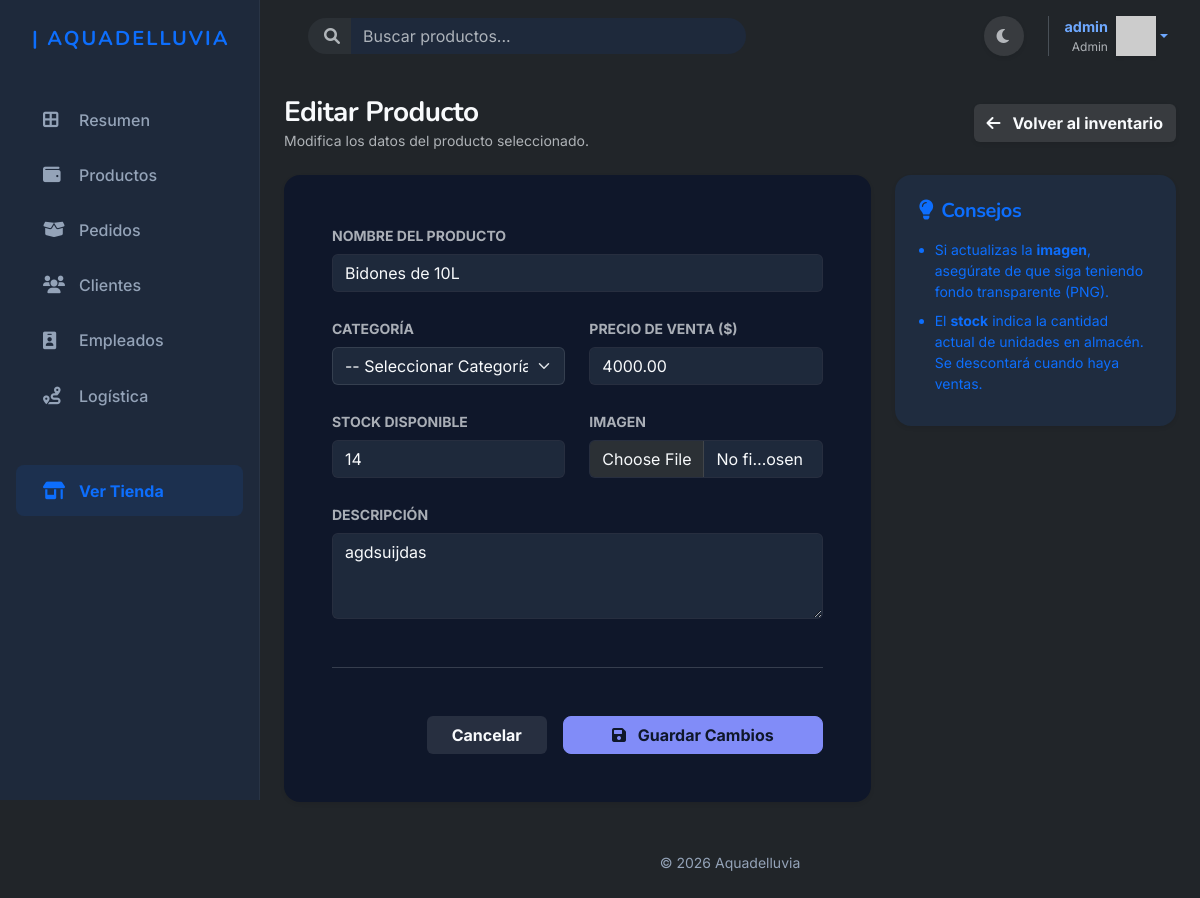
The app's page /productos/editar/2 (signed in) with its own data.
### apps/autenticacion/models.py (models this page shows, shortened)
class Usuario(AbstractUser):
    imagen_perfil = models.ImageField(upload_to='perfiles/', null=True, blank=True,default='usuarios/default.jpg')
    email = models.EmailField(unique=True)
    celular1 = models.CharField(max_length=20, null=True, blank=True)
    celular2 = models.CharField(max_length=20, null=True, blank=True)

### apps/productos/models.py (models this page shows, shortened)
class Producto(models.Model):
    id_producto = models.AutoField(primary_key=True)
    nombre = models.CharField(max_length=150)
    descripcion = models.TextField()
    categoria= models.ManyToManyField(Categoria)
    precio = models.DecimalField(max_digits=10, decimal_places=2)
    stock = models.IntegerField()
    fecha_creacion = models.DateTimeField(auto_now_add=True)
    fecha_actualizacion = models.DateTimeField(auto_now=True)
    imagen = models.ImageField(upload_to='productos/', null=True, blank=True)

### apps/productos/views.py (the view)
# urls.py: path('editar/<int:pk>', editar_producto, name='editar_producto'),
@user_passes_test(es_vendedor_o_admin)
def editar_producto(request, pk):
    producto = get_object_or_404(Producto, id_producto=pk)
    if request.method == 'POST':
        form = ProductoForm(request.POST, request.FILES, instance=producto)
        if form.is_valid():
            form.save()
            return redirect('apps.productos:listar_productos_admin')
    else:
        form = ProductoForm(instance=producto)
    return render(request, 'productos/editar_producto.html', {'form': form, 'producto': producto})

### apps/autenticacion/templatetags/grupos.py (called while the page is built)
@register.filter(name='has_group')
def has_group(user, group_name):
    return user.groups.filter(name=group_name).exists()

### apps/carrito/context_processors.py (called while the page is built)
def carrito_total(request):
    total_items = 0
    if request.user.is_authenticated:
        carrito = Carrito.objects.filter(usuario=request.user).first()
        if carrito:
            total_items = carrito.total_items()
    return {'carrito_total_items': total_items}

### apps/carrito/models.py (called while the page is built)
    def total_items(self):
        return sum(item.cantidad for item in self.items.all())

### apps/productos/models.py (called while the page is built)
    def __str__(self):
        return self.nombre

### apps/productos/views.py (called while the page is built)
def es_vendedor_o_admin(user):
    return user.is_superuser or user.groups.filter(name='Vendedor').exists()

### templates/productos/editar_producto.html (shortened to what this page needs)
{% extends 'base_dashboard.html' %}
{% block content %}
<div class="container-fluid px-0">
    <div class="d-flex justify-content-between align-items-center mb-4">
        <div>
            <h1 class="h3 fw-bold mb-0 text-main">Editar Producto</h1>
            <p class="text-muted small mb-0">Modifica los datos del producto seleccionado.</p>
        </div>
        <a href="{% url 'apps.productos:listar_productos_admin' %}" class="btn btn-light shadow-sm fw-bold">
            <i class="fa-solid fa-arrow-left me-2"></i> Volver al inventario
        </a>
    </div>
    <div class="row">
        <div class="col-lg-8">
            <div class="card shadow-sm border-0 rounded-4 bg-surface">
                <div class="card-body p-4 p-md-5">
                    <form method="post" enctype="multipart/form-data">
                        <div class="row g-4">
                            <div class="col-md-12">
                                <label for="{{ form.nombre.id_for_label }}" class="form-label fw-bold text-muted small text-uppercase">Nombre del Producto</label>
                                {{ form.nombre }}
                            </div>
                            <div class="col-md-6">
                                <label for="{{ form.categoria.id_for_label }}" class="form-label fw-bold text-muted small text-uppercase">Categoría</label>
                                {{ form.categoria }}
                            </div>
                            <div class="col-md-6">
                                <label for="{{ form.precio.id_for_label }}" class="form-label fw-bold text-muted small text-uppercase">Precio de Venta ($)</label>
                                {{ form.precio }}
                            </div>
                            <div class="col-md-6">
                                <label for="{{ form.stock.id_for_label }}" class="form-label fw-bold text-muted small text-uppercase">Stock Disponible</label>
                                {{ form.stock }}
                            </div>
                            <div class="col-md-6">
                                <label for="{{ form.imagen.id_for_label }}" class="form-label fw-bold text-muted small text-uppercase">Imagen</label>
                                {{ form.imagen }}
                            </div>
                            <div class="col-md-12">
                                <label for="{{ form.descripcion.id_for_label }}" class="form-label fw-bold text-muted small text-uppercase">Descripción</label>
                                {{ form.descripcion }}
                            </div>
                        </div>
                        <hr class="my-5 text-muted opacity-25">
                        <div class="d-flex justify-content-end gap-3">
                            <a href="{% url 'apps.productos:listar_productos_admin' %}" class="btn btn-light fw-bold px-4 hover-lift">Cancelar</a>
                            <button type="submit" class="btn btn-primary btn-glow rounded-3 fw-bold px-5">
                                <i class="fa-solid fa-floppy-disk me-2"></i> Guardar Cambios
                            </button>
                        </div>
                    </form>
                </div>
            </div>
        </div>
        <div class="col-lg-4 d-none d-lg-block">
            <div class="card shadow-sm border-0 rounded-4 bg-primary bg-opacity-10 text-primary">
                <div class="card-body p-4">
                    <h5 class="fw-bold mb-3"><i class="fa-solid fa-lightbulb me-2"></i>Consejos</h5>
                    <ul class="mb-0 small ps-3">
                        <li class="mb-2">Si actualizas la <strong>imagen</strong>, asegúrate de que siga teniendo fondo transparente (PNG).</li>
                        <li class="mb-2">El <strong>stock</strong> indica la cantidad actual de unidades en almacén. Se descontará cuando haya ventas.</li>
                    </ul>
                </div>
            </div>
        </div>
    </div>
</div>
{% endblock %}

### templates/base_dashboard.html (shortened to what this page needs)
{% load grupos %}
{% load static %}
<!DOCTYPE html>
<html lang="es" data-bs-theme="dark">
<head>
    <link href="https://cdn.jsdelivr.net/npm/bootstrap@5.3.8/dist/css/bootstrap.min.css" rel="stylesheet">
    <link rel="stylesheet" href="{% static 'style/dashboard.css' %}?v=8">
    <link rel="stylesheet" href="{% static 'style/productos.css' %}?v=6">
    <link rel="stylesheet" href="https://cdnjs.cloudflare.com/ajax/libs/font-awesome/6.0.0/css/all.min.css">
</head>
<body class="bg-body">
    <div id="main-wrapper">
        <aside id="sidebar" class="d-none d-lg-flex flex-column p-3 vh-100 sticky-top">
            <a href="{% url 'inicio' %}" class="navbar-brand d-flex align-items-center mb-4 mt-2 px-3 text-decoration-none">
                <span class="fs-5 fw-bold text-primary tracking-wide text-uppercase" style="letter-spacing: 2px;">| Aquadelluvia</span>
            </a>
            <ul class="nav flex-column mb-auto gap-1 mt-3">
                <li class="nav-item">
                    <a href="{% url 'dashboard' %}" class="sidebar-link {% if request.resolver_match.view_name == 'dashboard' %}active{% endif %}">
                        <i class="fa-solid fa-border-all"></i> Resumen
                    </a>
                </li>
                <li class="nav-item">
                    <a href="{% url 'apps.productos:listar_productos_admin' %}" class="sidebar-link {% if request.resolver_match.view_name == 'apps.productos:listar_productos_admin' %}active{% endif %}">
                        <i class="fa-solid fa-wallet"></i> Productos
                    </a>
                </li>
                {% if user.is_superuser or user|has_group:"Vendedor" %}
                <li class="nav-item">
                    <a href="{% url 'apps.pedidos:listar_pedidos' %}" class="sidebar-link {% if 'pedidos' in request.resolver_match.view_name %}active{% endif %}">
                        <i class="fa-solid fa-box-open"></i> Pedidos
                    </a>
                </li>
                <li class="nav-item">
                    <a href="{% url 'apps.clientes:listar_clientes' %}" class="sidebar-link {% if 'clientes' in request.resolver_match.view_name %}active{% endif %}">
                        <i class="fa-solid fa-users"></i> Clientes
                    </a>
                </li>
                <li class="nav-item">
                    <a href="{% url 'apps.empleados:listar_empleados' %}" class="sidebar-link {% if 'empleados' in request.resolver_match.view_name %}active{% endif %}">
                        <i class="fa-solid fa-id-badge"></i> Empleados
                    </a>
                </li>
                {% endif %}
                {% if user.is_superuser or user|has_group:"Vendedor" or user|has_group:"Repartidor" %}
                <li class="nav-item">
                    <a href="{% url 'apps.logistica:listar_rutas' %}" class="sidebar-link {% if 'logistica' in request.resolver_match.view_name %}active{% endif %}">
                        <i class="fa-solid fa-route"></i> Logística
                    </a>
                </li>
                {% endif %}
                <li class="nav-item mt-auto pt-3">
                    <a href="{% url 'inicio' %}" class="sidebar-link text-primary fw-bold bg-primary bg-opacity-10 mt-4 rounded-3" target="_blank">
                        <i class="fa-solid fa-shop"></i> Ver Tienda
                    </a>
                </li>
            </ul>
        </aside>
        <div id="page-content-wrapper">
            <header class="top-header">
                <form class="d-flex me-auto ms-3 d-none d-md-flex w-50" role="search" action="{% url 'apps.buscador:buscar_productos' %}" method="get">
                    <div class="input-group">
                        <span class="input-group-text bg-surface border-0 rounded-start-pill ps-3 text-muted"><i class="fa-solid fa-search"></i></span>
                        <input class="form-control bg-surface border-0 rounded-end-pill shadow-none" type="search" name="q" placeholder="Buscar productos..." aria-label="Buscar" value="{{ query}}">
                    </div>
                </form>
                <div class="d-flex align-items-center gap-3">
                    <button class="toggle-theme-btn btn btn-light rounded-circle border-0 shadow-sm text-muted" style="width: 40px; height: 40px;">
                        <i class="fa-solid fa-moon"></i>
                    </button>
                    <div class="ms-2 ps-3 border-start border-light-subtle d-flex align-items-center">
                        {% if user.is_authenticated %}
                            <div class="dropdown">
                                <a href="#" class="d-flex align-items-center text-decoration-none dropdown-toggle" id="dropdownUser" data-bs-toggle="dropdown" aria-expanded="false">
                                    <div class="text-end me-2 d-none d-md-block">
                                        <div class="fw-bold text-main" style="font-size: 0.9rem;">{{ user.username }}</div>
                                        <div class="text-muted" style="font-size: 0.75rem;">{% if user.is_superuser %}Admin{% else %}Usuario{% endif %}</div>
                                    </div>
                                    <img src="https://ui-avatars.com/api/?name={{ user.username }}&background=6466f1&color=fff&rounded=true" alt="" width="40" height="40" class="shadow-sm">
                                </a>
                            </div>
                        {% else %}
                            <a class="btn btn-outline-primary rounded-pill btn-sm fw-bold px-3" href="{% url 'apps.autenticacion:ingresar' %}">Ingresar</a>
                        {% endif %}
                    </div>
                </div>
            </header>
            <main class="container-fluid px-4 py-4 flex-grow-1">
                {% block content %}{% endblock %}
            </main>
            <footer class="footer mt-auto py-4 text-center">
                <div class="container-fluid px-4">
                    <span class="small">&copy; 2026 Aquadelluvia</span>
                </div>
            </footer>
        </div>
    </div>
</body>
</html>

### static/style/dashboard.css (style rules this page uses)
:root, [data-bs-theme="light"] { --bg-main: #F8FAFC; --bg-surface: #FFFFFF; --color-primary: #4338ca; --color-secondary: #6366f1; --color-accent: #ea580c; --text-main: #0f172a; --text-muted: #475569; --bs-info: #0284c7; --bs-info-rgb: 2, 132, 199; --bs-warning: #d97706; --bs-warning-rgb: 217, 119, 6; --bs-success: #16a34a; --bs-success-rgb: 22, 163, 74; --bs-danger: #dc2626; --bs-danger-rgb: 220, 38, 38; --sidebar-width: 260px; --sidebar-bg: #FFFFFF; --sidebar-border: #e2e8f0; --font-body: 'Inter', sans-serif; --font-heading: 'Nunito', sans-serif; --bs-body-bg: var(--bg-main); --bs-body-color: var(--text-main); --bs-primary: var(--color-primary); --bs-secondary: var(--color-secondary); }
[data-bs-theme="dark"] { --bg-main: #0F172A; --bg-surface: #1E293B; --color-primary: #818cf8; --color-secondary: #c7d2fe; --color-accent: #fbbf24; --text-main: #f8fafc; --text-muted: #94a3b8; --bs-info: #38bdf8; --bs-info-rgb: 56, 189, 248; --bs-warning: #fbbf24; --bs-warning-rgb: 251, 191, 36; --bs-success: #4ade80; --bs-success-rgb: 74, 222, 128; --bs-danger: #f87171; --bs-danger-rgb: 248, 113, 113; --sidebar-width: 260px; --sidebar-bg: #1E293B; --sidebar-border: rgba(255, 255, 255, 0.05); --bs-body-bg: var(--bg-main); --bs-body-color: var(--text-main); --bs-primary: var(--color-primary); --bs-secondary: var(--color-secondary); --bs-border-color: rgba(255, 255, 255, 0.05); }
body { background-color: var(--bs-body-bg); color: var(--bs-body-color); font-family: var(--font-body); transition: background-color 0.3s ease, color 0.3s ease; }
h1, h2, h3, h4, h5, h6, .navbar-brand { font-family: var(--font-heading); font-weight: 800; letter-spacing: -0.02em; }
h1 { font-size: 2.5rem; color: var(--color-primary); }
.hover-lift { transition: transform 0.3s ease, box-shadow 0.3s ease; }
.btn { transition: all 0.3s ease; }
.btn-glow { position: relative; }
[data-bs-theme="dark"] .btn-primary { background-color: var(--color-primary); border-color: var(--color-primary); color: var(--bg-main); }
[data-bs-theme="dark"] .btn-light { background-color: rgba(255, 255, 255, 0.1); color: var(--text-main); border-color: transparent; }
[data-bs-theme="dark"] .form-control, [data-bs-theme="dark"] .form-select { background-color: var(--bg-surface); border-color: rgba(255, 255, 255, 0.1); color: var(--text-main); }
#main-wrapper { display: flex; min-height: 100vh; }
#sidebar { width: var(--sidebar-width); background-color: var(--sidebar-bg); border-right: 1px solid var(--sidebar-border); flex-shrink: 0; transition: all 0.3s ease; }
#page-content-wrapper { flex-grow: 1; min-width: 0; display: flex; flex-direction: column; }
.sidebar-link { display: flex; align-items: center; padding: 0.85rem 1.5rem; color: var(--text-muted); font-weight: 500; text-decoration: none; transition: all 0.2s ease; border-left: 3px solid transparent; }
.sidebar-link i { width: 24px; margin-right: 12px; font-size: 1.1rem; }
.top-header { background-color: transparent; padding: 1rem 2rem; display: flex; justify-content: flex-end; align-items: center; }
.footer { background-color: transparent !important; border-top: none !important; color: var(--text-muted) !important; }

### records on screen
Usuario: username "admin"
Producto: nombre "Bidones de 10L", precio "4000.00", stock "14", descripcion "agdsuijdas"
